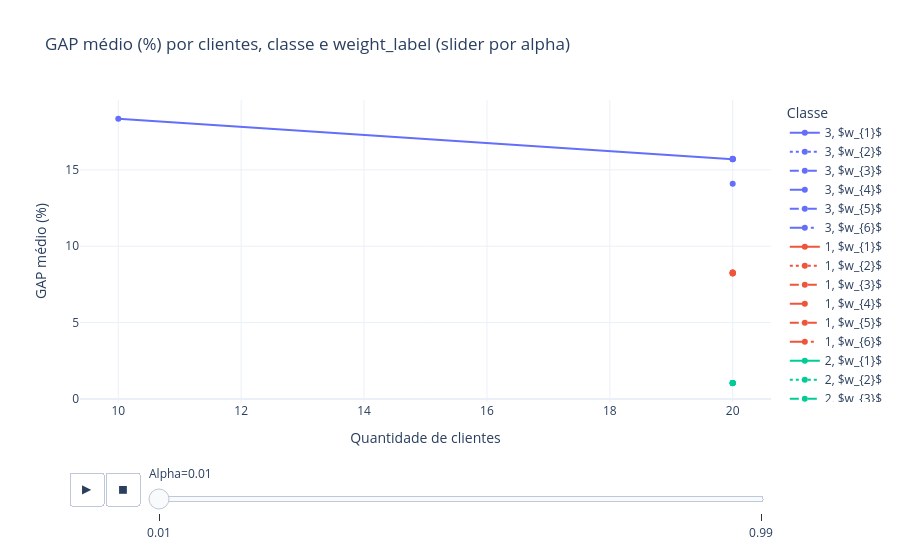
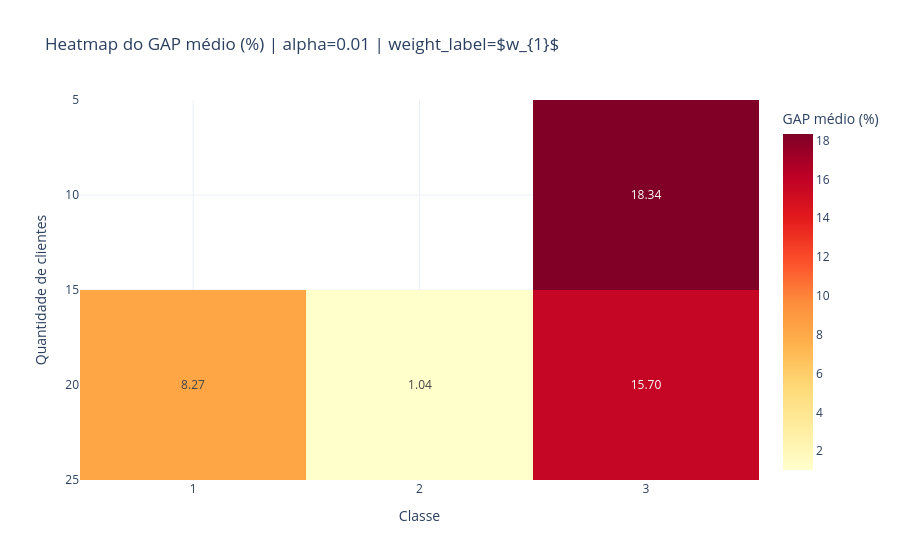

These figures' notebook cell, in order:
### Code cell
# =========================
# 1) Preparação dos dados
# =========================
# Troque "df" pelo nome do seu DataFrame, se necessário
base = df.copy()

required_cols = ["instancia", "alpha", "clientes", "classe", "weight_label", "gap"]
missing = [c for c in required_cols if c not in base.columns]
if missing:
    raise ValueError(f"Colunas ausentes: {missing}")

dados = base[required_cols].copy()

dados["alpha"] = pd.to_numeric(dados["alpha"], errors="coerce")
dados["clientes"] = pd.to_numeric(dados["clientes"], errors="coerce")
dados["gap"] = pd.to_numeric(dados["gap"], errors="coerce")

dados = dados.dropna(subset=["alpha", "clientes", "classe", "weight_label", "gap"])

dados["clientes"] = dados["clientes"].astype(int)
dados["classe"] = dados["classe"].astype(str)
dados["weight_label"] = dados["weight_label"].astype(str)

# Regra pedida: gap negativo vira 0
dados["gap"] = dados["gap"].clip(lower=0)

# Converte para percentual se estiver em fração
if dados["gap"].abs().max() <= 1.5:
    dados["gap_pct"] = dados["gap"] * 100
else:
    dados["gap_pct"] = dados["gap"]

# =========================
# 2) Resumo da análise
# =========================
resumo = (
    dados.groupby(["alpha", "clientes", "classe", "weight_label"], as_index=False)
    .agg(
        n_execucoes=("gap_pct", "size"),
        n_instancias=("instancia", "nunique"),
        gap_medio_pct=("gap_pct", "mean"),
        gap_mediano_pct=("gap_pct", "median"),
        gap_std_pct=("gap_pct", "std"),
        gap_p90_pct=("gap_pct", lambda s: s.quantile(0.90)),
        gap_min_pct=("gap_pct", "min"),
        gap_max_pct=("gap_pct", "max"),
    )
    .sort_values(["alpha", "clientes", "classe", "weight_label"])
)

display(resumo.round(3))

# Tabela dinâmica útil para inspeção
tabela_media = resumo.pivot_table(
    index=["alpha", "clientes"],
    columns=["classe", "weight_label"],
    values="gap_medio_pct"
).sort_index()

display(tabela_media.round(3))

# =========================
# 3) Plotly - visão geral com alpha no slider
# =========================
resumo["alpha_frame"] = resumo["alpha"].map(lambda x: f"{x:g}")

fig_line = px.line(
    resumo,
    x="clientes",
    y="gap_medio_pct",
    color="classe",
    line_dash="weight_label",
    markers=True,
    animation_frame="alpha_frame",
    hover_data={
        "n_execucoes": True,
        "n_instancias": True,
        "gap_mediano_pct": ":.2f",
        "gap_p90_pct": ":.2f",
        "gap_std_pct": ":.2f",
    },
    labels={
        "clientes": "Quantidade de clientes",
        "gap_medio_pct": "GAP médio (%)",
        "classe": "Classe",
        "weight_label": "Weight label",
        "alpha_frame": "Alpha",
    },
    title="GAP médio (%) por clientes, classe e weight_label (slider por alpha)",
)

fig_line.update_layout(template="plotly_white", legend_title_text="Classe")
fig_line.show()

# =========================
# 4) Função de heatmap (alpha + weight_label específicos)
# =========================
def plot_heatmap(alpha_sel, weight_sel):
    corte = resumo[
        (resumo["alpha"] == alpha_sel) &
        (resumo["weight_label"] == str(weight_sel))
    ]

    if corte.empty:
        print(f"Sem dados para alpha={alpha_sel} e weight_label={weight_sel}")
        return

    pivot = (
        corte.pivot(index="clientes", columns="classe", values="gap_medio_pct")
        .sort_index()
    )

    fig_heat = px.imshow(
        pivot,
        text_auto=".2f",
        aspect="auto",
        color_continuous_scale="YlOrRd",
        labels={
            "x": "Classe",
            "y": "Quantidade de clientes",
            "color": "GAP médio (%)",
        },
        title=f"Heatmap do GAP médio (%) | alpha={alpha_sel} | weight_label={weight_sel}",
    )
    fig_heat.update_layout(template="plotly_white")
    fig_heat.show()

# Exemplo de uso:
plot_heatmap(alpha_sel=resumo["alpha"].iloc[0], weight_sel=resumo["weight_label"].iloc[0])

### Figure 1 — Plotly figure (JSON) as saved in the notebook; plotly's stock layout.template omitted (floating-point values rounded to 4 significant figures)
{"data": [{"customdata": [[6.0, 1.0, 18.34, 18.34, 0.0], [600.0, 10.0, 13.98, 15.87, 12.03]], "hovertemplate": "Classe=3<br>Weight label=$w_{1}$<br>Alpha=0.01<br>Quantidade de clientes=%{x}<br>GAP médio (%)=%{y}<br>n_execucoes=%{customdata[0]}<br>n_instancias=%{customdata[1]}<br>gap_mediano_pct=%{customdata[2]:.2f}<br>gap_p90_pct=%{customdata[3]:.2f}<br>gap_std_pct=%{customdata[4]:.2f}<extra></extra>", "legendgroup": "3, $w_{1}$", "line": {"color": "#636efa", "dash": "solid"}, "marker": {"symbol": "circle"}, "mode": "lines+markers", "name": "3, $w_{1}$", "orientation": "v", "showlegend": true, "type": "scatter", "x": [10, 20], "xaxis": "x", "y": [18.34, 15.7], "yaxis": "y"}, {"customdata": [[600.0, 10.0, 13.98, 15.78, 12.02]], "hovertemplate": "Classe=3<br>Weight label=$w_{2}$<br>Alpha=0.01<br>Quantidade de clientes=%{x}<br>GAP médio (%)=%{y}<br>n_execucoes=%{customdata[0]}<br>n_instancias=%{customdata[1]}<br>gap_mediano_pct=%{customdata[2]:.2f}<br>gap_p90_pct=%{customdata[3]:.2f}<br>gap_std_pct=%{customdata[4]:.2f}<extra></extra>", "legendgroup": "3, $w_{2}$", "line": {"color": "#636efa", "dash": "dot"}, "marker": {"symbol": "circle"}, "mode": "lines+markers", "name": "3, $w_{2}$", "orientation": "v", "showlegend": true, "type": "scatter", "x": [20], "xaxis": "x", "y": [15.73], "yaxis": "y"}, {"customdata": [[600.0, 10.0, 13.98, 15.78, 12.03]], "hovertemplate": "Classe=3<br>Weight label=$w_{3}$<br>Alpha=0.01<br>Quantidade de clientes=%{x}<br>GAP médio (%)=%{y}<br>n_execucoes=%{customdata[0]}<br>n_instancias=%{customdata[1]}<br>gap_mediano_pct=%{customdata[2]:.2f}<br>gap_p90_pct=%{customdata[3]:.2f}<br>gap_std_pct=%{customdata[4]:.2f}<extra></extra>", "legendgroup": "3, $w_{3}$", "line": {"color": "#636efa", "dash": "dash"}, "marker": {"symbol": "circle"}, "mode": "lines+markers", "name": "3, $w_{3}$", "orientation": "v", "showlegend": true, "type": "scatter", "x": [20], "xaxis": "x", "y": [15.69], "yaxis": "y"}, {"customdata": [[600.0, 10.0, 13.98, 15.87, 12.03]], "hovertemplate": "Classe=3<br>Weight label=$w_{4}$<br>Alpha=0.01<br>Quantidade de clientes=%{x}<br>GAP médio (%)=%{y}<br>n_execucoes=%{customdata[0]}<br>n_instancias=%{customdata[1]}<br>gap_mediano_pct=%{customdata[2]:.2f}<br>gap_p90_pct=%{customdata[3]:.2f}<br>gap_std_pct=%{customdata[4]:.2f}<extra></extra>", "legendgroup": "3, $w_{4}$", "line": {"color": "#636efa", "dash": "longdash"}, "marker": {"symbol": "circle"}, "mode": "lines+markers", "name": "3, $w_{4}$", "orientation": "v", "showlegend": true, "type": "scatter", "x": [20], "xaxis": "x", "y": [15.71], "yaxis": "y"}, {"customdata": [[600.0, 10.0, 13.98, 15.87, 12.03]], "hovertemplate": "Classe=3<br>Weight label=$w_{5}$<br>Alpha=0.01<br>Quantidade de clientes=%{x}<br>GAP médio (%)=%{y}<br>n_execucoes=%{customdata[0]}<br>n_instancias=%{customdata[1]}<br>gap_mediano_pct=%{customdata[2]:.2f}<br>gap_p90_pct=%{customdata[3]:.2f}<br>gap_std_pct=%{customdata[4]:.2f}<extra></extra>", "legendgroup": "3, $w_{5}$", "line": {"color": "#636efa", "dash": "dashdot"}, "marker": {"symbol": "circle"}, "mode": "lines+markers", "name": "3, $w_{5}$", "orientation": "v", "showlegend": true, "type": "scatter", "x": [20], "xaxis": "x", "y": [15.71], "yaxis": "y"}, {"customdata": [[600.0, 10.0, 13.98, 15.87, 1.377]], "hovertemplate": "Classe=3<br>Weight label=$w_{6}$<br>Alpha=0.01<br>Quantidade de clientes=%{x}<br>GAP médio (%)=%{y}<br>n_execucoes=%{customdata[0]}<br>n_instancias=%{customdata[1]}<br>gap_mediano_pct=%{customdata[2]:.2f}<br>gap_p90_pct=%{customdata[3]:.2f}<br>gap_std_pct=%{customdata[4]:.2f}<extra></extra>", "legendgroup": "3, $w_{6}$", "line": {"color": "#636efa", "dash": "longdashdot"}, "marker": {"symbol": "circle"}, "mode": "lines+markers", "name": "3, $w_{6}$", "orientation": "v", "showlegend": true, "type": "scatter", "x": [20], "xaxis": "x", "y": [14.09], "yaxis": "y"}, {"customdata": [[600.0, 10.0, 8.178, 9.698, 1.088]], "hovertemplate": "Classe=1<br>Weight label=$w_{1}$<br>Alpha=0.01<br>Quantidade de clientes=%{x}<br>GAP médio (%)=%{y}<br>n_execucoes=%{customdata[0]}<br>n_instancias=%{customdata[1]}<br>gap_mediano_pct=%{customdata[2]:.2f}<br>gap_p90_pct=%{customdata[3]:.2f}<br>gap_std_pct=%{customdata[4]:.2f}<extra></extra>", "legendgroup": "1, $w_{1}$", "line": {"color": "#EF553B", "dash": "solid"}, "marker": {"symbol": "circle"}, "mode": "lines+markers", "name": "1, $w_{1}$", "orientation": "v", "showlegend": true, "type": "scatter", "x": [20], "xaxis": "x", "y": [8.275], "yaxis": "y"}, {"customdata": [[600.0, 10.0, 8.153, 9.647, 1.024]], "hovertemplate": "Classe=1<br>Weight label=$w_{2}$<br>Alpha=0.01<br>Quantidade de clientes=%{x}<br>GAP médio (%)=%{y}<br>n_execucoes=%{customdata[0]}<br>n_instancias=%{customdata[1]}<br>gap_mediano_pct=%{customdata[2]:.2f}<br>gap_p90_pct=%{customdata[3]:.2f}<br>gap_std_pct=%{customdata[4]:.2f}<extra></extra>", "legendgroup": "1, $w_{2}$", "line": {"color": "#EF553B", "dash": "dot"}, "marker": {"symbol": "circle"}, "mode": "lines+markers", "name": "1, $w_{2}$", "orientation": "v", "showlegend": true, "type": "scatter", "x": [20], "xaxis": "x", "y": [8.223], "yaxis": "y"}, {"customdata": [[600.0, 10.0, 8.157, 9.698, 1.081]], "hovertemplate": "Classe=1<br>Weight label=$w_{3}$<br>Alpha=0.01<br>Quantidade de clientes=%{x}<br>GAP médio (%)=%{y}<br>n_execucoes=%{customdata[0]}<br>n_instancias=%{customdata[1]}<br>gap_mediano_pct=%{customdata[2]:.2f}<br>gap_p90_pct=%{customdata[3]:.2f}<br>gap_std_pct=%{customdata[4]:.2f}<extra></extra>", "legendgroup": "1, $w_{3}$", "line": {"color": "#EF553B", "dash": "dash"}, "marker": {"symbol": "circle"}, "mode": "lines+markers", "name": "1, $w_{3}$", "orientation": "v", "showlegend": true, "type": "scatter", "x": [20], "xaxis": "x", "y": [8.257], "yaxis": "y"}, {"customdata": [[600.0, 10.0, 8.178, 9.647, 1.026]], "hovertemplate": "Classe=1<br>Weight label=$w_{4}$<br>Alpha=0.01<br>Quantidade de clientes=%{x}<br>GAP médio (%)=%{y}<br>n_execucoes=%{customdata[0]}<br>n_instancias=%{customdata[1]}<br>gap_mediano_pct=%{customdata[2]:.2f}<br>gap_p90_pct=%{customdata[3]:.2f}<br>gap_std_pct=%{customdata[4]:.2f}<extra></extra>", "legendgroup": "1, $w_{4}$", "line": {"color": "#EF553B", "dash": "longdash"}, "marker": {"symbol": "circle"}, "mode": "lines+markers", "name": "1, $w_{4}$", "orientation": "v", "showlegend": true, "type": "scatter", "x": [20], "xaxis": "x", "y": [8.239], "yaxis": "y"}, {"customdata": [[600.0, 10.0, 8.153, 9.844, 1.087]], "hovertemplate": "Classe=1<br>Weight label=$w_{5}$<br>Alpha=0.01<br>Quantidade de clientes=%{x}<br>GAP médio (%)=%{y}<br>n_execucoes=%{customdata[0]}<br>n_instancias=%{customdata[1]}<br>gap_mediano_pct=%{customdata[2]:.2f}<br>gap_p90_pct=%{customdata[3]:.2f}<br>gap_std_pct=%{customdata[4]:.2f}<extra></extra>", "legendgroup": "1, $w_{5}$", "line": {"color": "#EF553B", "dash": "dashdot"}, "marker": {"symbol": "circle"}, "mode": "lines+markers", "name": "1, $w_{5}$", "orientation": "v", "showlegend": true, "type": "scatter", "x": [20], "xaxis": "x", "y": [8.273], "yaxis": "y"}, {"customdata": [[600.0, 10.0, 8.153, 9.695, 1.051]], "hovertemplate": "Classe=1<br>Weight label=$w_{6}$<br>Alpha=0.01<br>Quantidade de clientes=%{x}<br>GAP médio (%)=%{y}<br>n_execucoes=%{customdata[0]}<br>n_instancias=%{customdata[1]}<br>gap_mediano_pct=%{customdata[2]:.2f}<br>gap_p90_pct=%{customdata[3]:.2f}<br>gap_std_pct=%{customdata[4]:.2f}<extra></extra>", "legendgroup": "1, $w_{6}$", "line": {"color": "#EF553B", "dash": "longdashdot"}, "marker": {"symbol": "circle"}, "mode": "lines+markers", "name": "1, $w_{6}$", "orientation": "v", "showlegend": true, "type": "scatter", "x": [20], "xaxis": "x", "y": [8.239], "yaxis": "y"}, {"customdata": [[600.0, 10.0, 1.025, 1.181, 0.1524]], "hovertemplate": "Classe=2<br>Weight label=$w_{1}$<br>Alpha=0.01<br>Quantidade de clientes=%{x}<br>GAP médio (%)=%{y}<br>n_execucoes=%{customdata[0]}<br>n_instancias=%{customdata[1]}<br>gap_mediano_pct=%{customdata[2]:.2f}<br>gap_p90_pct=%{customdata[3]:.2f}<br>gap_std_pct=%{customdata[4]:.2f}<extra></extra>", "legendgroup": "2, $w_{1}$", "line": {"color": "#00cc96", "dash": "solid"}, "marker": {"symbol": "circle"}, "mode": "lines+markers", "name": "2, $w_{1}$", "orientation": "v", "showlegend": true, "type": "scatter", "x": [20], "xaxis": "x", "y": [1.036], "yaxis": "y"}, {"customdata": [[600.0, 10.0, 1.015, 1.187, 0.1555]], "hovertemplate": "Classe=2<br>Weight label=$w_{2}$<br>Alpha=0.01<br>Quantidade de clientes=%{x}<br>GAP médio (%)=%{y}<br>n_execucoes=%{customdata[0]}<br>n_instancias=%{customdata[1]}<br>gap_mediano_pct=%{customdata[2]:.2f}<br>gap_p90_pct=%{customdata[3]:.2f}<br>gap_std_pct=%{customdata[4]:.2f}<extra></extra>", "legendgroup": "2, $w_{2}$", "line": {"color": "#00cc96", "dash": "dot"}, "marker": {"symbol": "circle"}, "mode": "lines+markers", "name": "2, $w_{2}$", "orientation": "v", "showlegend": true, "type": "scatter", "x": [20], "xaxis": "x", "y": [1.038], "yaxis": "y"}, {"customdata": [[600.0, 10.0, 1.025, 1.187, 0.149]], "hovertemplate": "Classe=2<br>Weight label=$w_{3}$<br>Alpha=0.01<br>Quantidade de clientes=%{x}<br>GAP médio (%)=%{y}<br>n_execucoes=%{customdata[0]}<br>n_instancias=%{customdata[1]}<br>gap_mediano_pct=%{customdata[2]:.2f}<br>gap_p90_pct=%{customdata[3]:.2f}<br>gap_std_pct=%{customdata[4]:.2f}<extra></extra>", "legendgroup": "2, $w_{3}$", "line": {"color": "#00cc96", "dash": "dash"}, "marker": {"symbol": "circle"}, "mode": "lines+markers", "name": "2, $w_{3}$", "orientation": "v", "showlegend": true, "type": "scatter", "x": [20], "xaxis": "x", "y": [1.038], "yaxis": "y"}, {"customdata": [[600.0, 10.0, 1.025, 1.187, 0.1561]], "hovertemplate": "Classe=2<br>Weight label=$w_{4}$<br>Alpha=0.01<br>Quantidade de clientes=%{x}<br>GAP médio (%)=%{y}<br>n_execucoes=%{customdata[0]}<br>n_instancias=%{customdata[1]}<br>gap_mediano_pct=%{customdata[2]:.2f}<br>gap_p90_pct=%{customdata[3]:.2f}<br>gap_std_pct=%{customdata[4]:.2f}<extra></extra>", "legendgroup": "2, $w_{4}$", "line": {"color": "#00cc96", "dash": "longdash"}, "marker": {"symbol": "circle"}, "mode": "lines+markers", "name": "2, $w_{4}$", "orientation": "v", "showlegend": true, "type": "scatter", "x": [20], "xaxis": "x", "y": [1.04], "yaxis": "y"}, {"customdata": [[600.0, 10.0, 1.015, 1.181, 0.1528]], "hovertemplate": "Classe=2<br>Weight label=$w_{5}$<br>Alpha=0.01<br>Quantidade de clientes=%{x}<br>GAP médio (%)=%{y}<br>n_execucoes=%{customdata[0]}<br>n_instancias=%{customdata[1]}<br>gap_mediano_pct=%{customdata[2]:.2f}<br>gap_p90_pct=%{customdata[3]:.2f}<br>gap_std_pct=%{customdata[4]:.2f}<extra></extra>", "legendgroup": "2, $w_{5}$", "line": {"color": "#00cc96", "dash": "dashdot"}, "marker": {"symbol": "circle"}, "mode": "lines+markers", "name": "2, $w_{5}$", "orientation": "v", "showlegend": true, "type": "scatter", "x": [20], "xaxis": "x", "y": [1.038], "yaxis": "y"}, {"customdata": [[600.0, 10.0, 1.039, 1.187, 0.1556]], "hovertemplate": "Classe=2<br>Weight label=$w_{6}$<br>Alpha=0.01<br>Quantidade de clientes=%{x}<br>GAP médio (%)=%{y}<br>n_execucoes=%{customdata[0]}<br>n_instancias=%{customdata[1]}<br>gap_mediano_pct=%{customdata[2]:.2f}<br>gap_p90_pct=%{customdata[3]:.2f}<br>gap_std_pct=%{customdata[4]:.2f}<extra></extra>", "legendgroup": "2, $w_{6}$", "line": {"color": "#00cc96", "dash": "longdashdot"}, "marker": {"symbol": "circle"}, "mode": "lines+markers", "name": "2, $w_{6}$", "orientation": "v", "showlegend": true, "type": "scatter", "x": [20], "xaxis": "x", "y": [1.044], "yaxis": "y"}], "layout": {"legend": {"title": {"text": "Classe"}, "tracegroupgap": 0}, "sliders": [{"active": 0, "currentvalue": {"prefix": "Alpha="}, "len": 0.9, "pad": {"b": 10, "t": 60}, "steps": [{"args": [["0.01"], {"frame": {"duration": 0, "redraw": false}, "fromcurrent": true, "mode": "immediate", "transition": {"duration": 0, "easing": "linear"}}], "label": "0.01", "method": "animate"}, {"args": [["0.99"], {"frame": {"duration": 0, "redraw": false}, "fromcurrent": true, "mode": "immediate", "transition": {"duration": 0, "easing": "linear"}}], "label": "0.99", "method": "animate"}], "x": 0.1, "xanchor": "left", "y": 0, "yanchor": "top"}], "title": {"text": "GAP médio (%) por clientes, classe e weight_label (slider por alpha)"}, "updatemenus": [{"buttons": [{"args": [null, {"frame": {"duration": 500, "redraw": false}, "fromcurrent": true, "mode": "immediate", "transition": {"duration": 500, "easing": "linear"}}], "label": "&#9654;", "method": "animate"}, {"args": [[null], {"frame": {"duration": 0, "redraw": false}, "fromcurrent": true, "mode": "immediate", "transition": {"duration": 0, "easing": "linear"}}], "label": "&#9724;", "method": "animate"}], "direction": "left", "pad": {"r": 10, "t": 70}, "showactive": false, "type": "buttons", "x": 0.1, "xanchor": "right", "y": 0, "yanchor": "top"}], "xaxis": {"anchor": "y", "domain": [0, 1], "title": {"text": "Quantidade de clientes"}}, "yaxis": {"anchor": "x", "domain": [0, 1], "title": {"text": "GAP médio (%)"}}}}

### Figure 2 — Plotly figure (JSON) as saved in the notebook; plotly's stock layout.template omitted (floating-point values rounded to 4 significant figures)
{"data": [{"coloraxis": "coloraxis", "hovertemplate": "Classe: %{x}<br>Quantidade de clientes: %{y}<br>GAP médio (%): %{z}<extra></extra>", "name": "0", "texttemplate": "%{z:.2f}", "type": "heatmap", "x": ["1", "2", "3"], "xaxis": "x", "y": [10, 20], "yaxis": "y", "z": [[NaN, NaN, 18.34], [8.275, 1.036, 15.7]]}], "layout": {"coloraxis": {"colorbar": {"title": {"text": "GAP médio (%)"}}, "colorscale": [[0, "rgb(255,255,204)"], [0.125, "rgb(255,237,160)"], [0.25, "rgb(254,217,118)"], [0.375, "rgb(254,178,76)"], [0.5, "rgb(253,141,60)"], [0.625, "rgb(252,78,42)"], [0.75, "rgb(227,26,28)"], [0.875, "rgb(189,0,38)"], [1, "rgb(128,0,38)"]]}, "title": {"text": "Heatmap do GAP médio (%) | alpha=0.01 | weight_label=$w_{1}$"}, "xaxis": {"anchor": "y", "domain": [0, 1], "title": {"text": "Classe"}}, "yaxis": {"anchor": "x", "autorange": "reversed", "domain": [0, 1], "title": {"text": "Quantidade de clientes"}}}}
